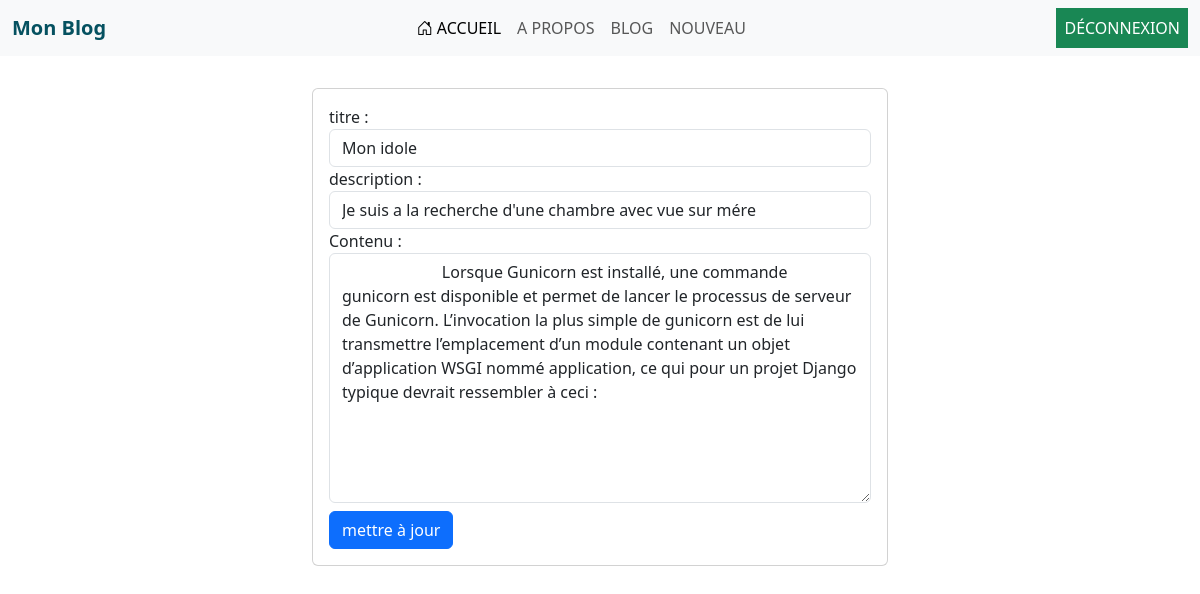
The page /update_artcle/edit/30/ (signed in) on the database its author committed.
### blog/models.py (models this page shows, shortened)
class Blog(models.Model):
    titre       = models.CharField(max_length=100)
    description = models.TextField()
    content     = models.TextField()
    auteur      = models.ForeignKey(User, on_delete=models.CASCADE)
    create_date = models.DateTimeField(auto_now_add=True)
    update_date = models.DateTimeField(auto_now=True)

### blog/views.py (the view, shortened to what this page needs)
@login_required(login_url="login")
def update_article(request, id):
    blogs = get_object_or_404(Blog, id=id)
    return render (request, "bloggers/update_article.html", {'blogs': blogs})

### templates/bloggers/update_article.html (shortened to what this page needs)
{% extends "bases.html" %}
{% block content %}
<div class="row mt-2">
    <div class="col-md-6 m-auto mt-2">
        <div class="card card-body">
            <form method="POST">
                <div class="form-group">
                    <label for="titre"> titre : </label>
                    <input type="text"  class="form-control" name="titre" value="{{blogs.titre}}" />
                </div>
                <div class="form-group">
                    <label for="description"> description : </label>
                    <input type="text" class="form-control" name="description" value="{{ blogs.description }}" />
                </div>
                <div class="form-group">
                    <label for="contenu">Contenu : </label>
                    <textarea class="form-control" id="contenu" style="height: 250px" name="contenu" required>
                        {{ blogs.content }}
                    </textarea>
                </div>
                <button class="btn btn-primary mt-2" type="submit">
                    mettre à jour
                </button>
            </form>
        </div>
    </div>
</div>
{% endblock %}

### rows shown on the page
Blog: titre "Mon idole", description "Je suis a la recherche d'une chambre avec vue sur mére", contenu "Lorsque Gunicorn est installé, une commande gunicorn est disponible et permet de lancer le processus de serveur de Gunicorn. L’invocation la plus simple de gunicorn est de lui transmettre l’emplacement d’un module contenant un objet d’application WSGI nommé application, ce qui pour un projet Django typique devrait ressembler à ceci :"
